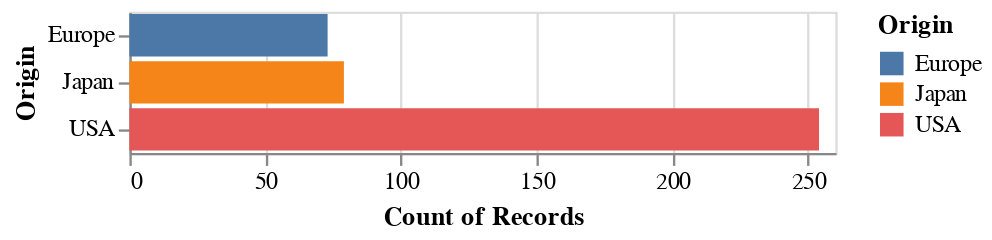

Notebook cell for this chart:
### Markdown cell above
# Answering Business Problem

### Code cell
alt.Chart(df).mark_bar().encode(
    x='count()',
    y='Origin:N',
    color='Origin:N'
)

### Figure 1 — Vega-Lite specification as saved in the notebook (floating-point values rounded to 4 significant figures; data arrays with more than 128 entries replaced by an {"elided": "..."} marker saying what was removed)
{"$schema": "https://vega.github.io/schema/vega-lite/v5.16.3.json", "config": {"view": {"continuousHeight": 300, "continuousWidth": 300}}, "data": {"name": "data-e039e2d6eab1fa4361f4b57e7df23402"}, "datasets": {"data-e039e2d6eab1fa4361f4b57e7df23402": {"elided": "406 records"}}, "encoding": {"color": {"field": "Origin", "type": "nominal"}, "x": {"aggregate": "count", "type": "quantitative"}, "y": {"field": "Origin", "type": "nominal"}}, "mark": {"type": "bar"}}
